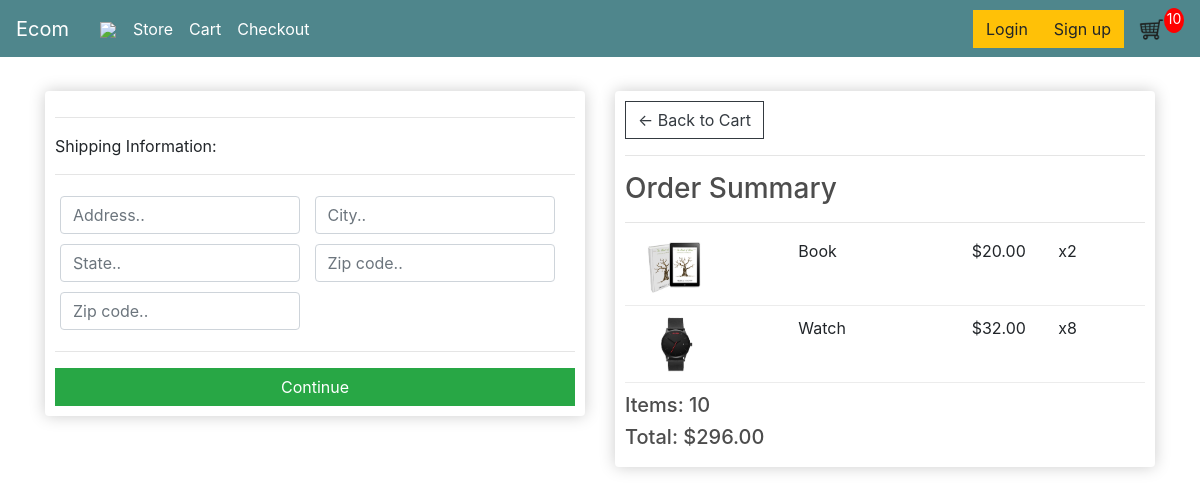
Screenshot of /checkout/ (signed in) with the database file from the repository.
### store/models.py (models this page shows, shortened)
class OrderItem(models.Model):
	product = models.ForeignKey(Product, on_delete=models.SET_NULL, null=True)
	order = models.ForeignKey(Order, on_delete=models.SET_NULL, null=True)
	quantity = models.IntegerField(default=0, null=True, blank=True)
	date_added = models.DateTimeField(auto_now_add=True)
	@property
	def get_total(self):
		total = self.product.price * self.quantity
		return total

class Product(models.Model):
	name = models.CharField(max_length=200)
	price = models.FloatField()
	digital = models.BooleanField(default=False,null=True, blank=True)
	slug = models.SlugField()
	description = models.TextField()
	image = models.ImageField(null=True, blank=True)
	image1 = models.ImageField(null=True, blank=True)
	image2 = models.ImageField(null=True, blank=True)
	@property
	def imageURL(self):
		try:
			url = self.image.url
		except:
			url = ''
		return url

class Order(models.Model):
	customer = models.ForeignKey(Customer, on_delete=models.SET_NULL, null=True, blank=True)
	date_ordered = models.DateTimeField(auto_now_add=True)
	complete = models.BooleanField(default=False)
	transaction_id = models.CharField(max_length=100, null=True)
	@property
	def shipping(self):
		shipping = False
		orderitems = self.orderitem_set.all()
		for i in orderitems:
			if i.product.digital == False:
				shipping = True
		return shipping
	@property
	def get_cart_total(self):
		orderitems = self.orderitem_set.all()
		total = sum([item.get_total for item in orderitems])
		return total
	@property
	def get_cart_items(self):
		orderitems = self.orderitem_set.all()
		total = sum([item.quantity for item in orderitems])
		return total

### store/views.py (the view)
# urls.py: path('checkout/', views.checkout, name="checkout"),
def checkout(request):
	data = cartData(request)
	items = data['items']
	order = data['order']
	cartItems = data['cartItems']
	context = {'items':items, 'order':order, 'cartItems':cartItems}
	return render(request, 'store/checkout.html', context)

### store/utils.py (called while the page is built)
def cartData(request):
	if request.user.is_authenticated:
		try:
			customer = request.user.customer
		except ObjectDoesNotExist:
			Customer.objects.create(custumer=request.user)
		order, created = Order.objects.get_or_create(customer=customer, complete=False)
		items = order.orderitem_set.all()
		cartItems = order.get_cart_items
	else:
		cookieData = cookieCart(request)
		cartItems = cookieData['cartItems']
		order = cookieData['order']
		items = cookieData['items']
	return {'cartItems':cartItems ,'order':order, 'items':items}

### store/templates/store/checkout.html (shortened to what this page needs)
{% extends 'store/main.html' %}
{% load static %}
{% block content %}
     <div class="row">
		<div class="col-lg-6">
			<div class="box-element" id="form-wrapper">
				<form id="form">
					<div id="shipping-info">
						<hr>
						<p>Shipping Information:</p>
						<hr>
						<div class="form-field">
							<input class="form-control" type="text" name="address" placeholder="Address..">
						</div>
						<div class="form-field">
							<input class="form-control" type="text" name="city" placeholder="City..">
						</div>
						<div class="form-field">
							<input class="form-control" type="text" name="state" placeholder="State..">
						</div>
						<div class="form-field">
							<input class="form-control" type="text" name="zipcode" placeholder="Zip code..">
						</div>
						<div class="form-field">
							<input class="form-control" type="text" name="country" placeholder="Zip code..">
						</div>
					</div>
					<hr>
					<input id="form-button" class="btn btn-success btn-block" type="submit" value="Continue">
				</form>
			</div>
			<br>
		</div>
		<div class="col-lg-6">
			<div class="box-element">
				<a  class="btn btn-outline-dark" href="{% url 'cart' %}">&#x2190; Back to Cart</a>
				<hr>
				<h3>Order Summary</h3>
				<hr>
				{% for item in items %}
				<div class="cart-row">
					<div style="flex:2"><img class="row-image" src="{{item.product.imageURL}}"></div>
					<div style="flex:2"><p>{{item.product.name}}</p></div>
					<div style="flex:1"><p>${{item.product.price|floatformat:2}}</p></div>
					<div style="flex:1"><p>x{{item.quantity}}</p></div>
				</div>
				{% endfor %}
				<h5>Items:   {{order.get_cart_items}}</h5>
				<h5>Total:   ${{order.get_cart_total|floatformat:2}}</h5>
			</div>
		</div>
	</div>
{% endblock content %}

### static/css/main.css (style rules this page uses)
body { background-color: hsl(0, 0%, 100%); }
h1,h2,h3,h4,h5,h6 { color:hsl(0, 0%, 30%); }
.box-element { box-shadow:hsl(0, 0%, 80%) 0 0 16px; background-color: #fff; border-radius: 4px; padding: 10px; }
.col-lg-4, .col-lg-6, .col-lg-8, .col-lg-12 { margin-top: 10px; }
.btn { border-radius: 0; }
.row-image { width: 100px; }
.form-field { width:250px; display: inline-block; padding: 5px; }
.cart-row { display: flex; align-items: flex-stretch; padding-bottom: 10px; margin-bottom: 10px; border-bottom: 1px solid #ececec; }

### rows the page displays
OrderItem: product.imageURL (picture), product.name "Book", product.price "20.00", quantity "2"
OrderItem: product.imageURL (picture), product.name "Watch", product.price "32.00", quantity "8"
Order: get_cart_items "10", get_cart_total "296.00"

### other values shown
{{ cartItems }} "10"
